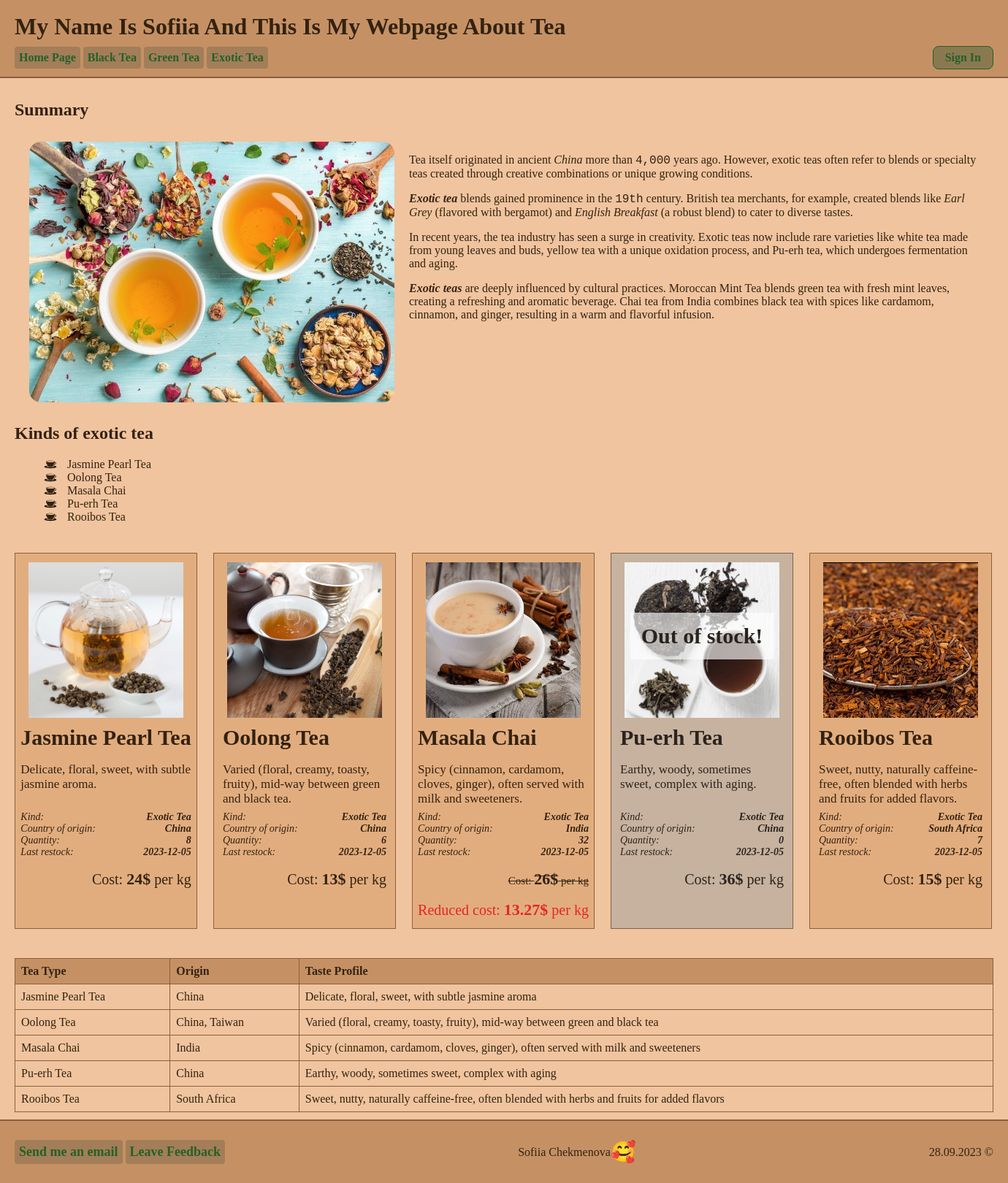
Screenshot of /exoticTea.php with the database file from the repository.
### tables this page shows
CREATE TABLE `tea_inventory` (
  `id` int(11) NOT NULL,
  `tea_id` int(11) NOT NULL,
  `is_available` tinyint(1) NOT NULL,
  `quantity_in_stock` int(11) NOT NULL,
  `last_restock_date` date NOT NULL DEFAULT current_timestamp()
);

CREATE TABLE `tea_varieties` (
  `variety_id` int(11) NOT NULL,
  `variety_name` varchar(80) NOT NULL,
  `cost_per_unit` int(11) NOT NULL,
  `unit` varchar(15) NOT NULL,
  `kind_id` int(11) NOT NULL,
  `origin_id` int(11) NOT NULL,
  `picture_name` varchar(35) NOT NULL,
  `description` text NOT NULL
);

CREATE TABLE `kinds_of_teas` (
  `id` int(20) NOT NULL,
  `tea_kind` varchar(80) NOT NULL
);

CREATE TABLE `countries_of_origin` (
  `country_id` int(11) NOT NULL,
  `country_name` varchar(30) NOT NULL
);

### php/functions/FetchFunctions.php (the view, shortened to what this page needs)
<?php
function listInventoryOfTeas($conn, $teaKind = "all")
{
    $teaKinds = ["all" => 0, "black" => 1, "green" => 2, "exotic" => 3];
    $teaKindId = $teaKinds[$teaKind] ?? 0;
    $sql = "SELECT
    i.id, i.is_available, i.quantity_in_stock, i.last_restock_date,
    v.variety_name, v.cost_per_unit, v.unit, v.kind_id, v.picture_name, v.description,
    k.tea_kind,
    c.country_name
    FROM tea_inventory i
    JOIN tea_varieties v ON i.tea_id=v.variety_id
    JOIN kinds_of_teas k ON v.kind_id=k.id
    JOIN countries_of_origin c ON v.origin_id=c.country_id";
    $whereClause = " WHERE v.kind_id = '$teaKindId'";
    if ($teaKindId) {
        $sql = $sql . $whereClause;
    }
    $result = $conn->query($sql);
    while ($row = $result->fetch_assoc()) {
        $id = $row["id"];
        $isAvailable = $row["is_available"];
        $quantity = $row["quantity_in_stock"];
        $restockDate = $row["last_restock_date"];
        $varietyName = $row["variety_name"];
        $cost = $row["cost_per_unit"];
        $unit = $row["unit"];
        $kindId = $row["kind_id"];
        $pictureName = $row["picture_name"];
        $description = $row["description"];
        $teaKind = $row["tea_kind"];
        $countryName = $row["country_name"];
        $outOfStockClass = !$isAvailable ? " out-of-stock" : "";
        $className = "product-card" . $outOfStockClass;
        $outOfStockMessage = !$isAvailable ? "<h2 class='out-of-stock-message'>Out of stock!</h2>" : "";
        $isCostReduced = $isAvailable && $id % 3 == 1;
        $rawReducedCost = $cost - ($cost * 0.05) - ($kindId * 1.4) - ($id / 1.8);
        $reducedCost = floor($rawReducedCost * 100) / 100;
        $reducedCostMessage = $isCostReduced ? "<p class='reduced-cost'>Reduced cost: <span>$reducedCost$</span> per $unit</p>" : "";
        $costClassName = $isCostReduced ? "cost reduced" : "cost";
        echo "<section class='$className' id='$id'>
        $outOfStockMessage
        <img src='media/tea-varieties/$pictureName.png' alt='$varietyName'>
        <div class='text-container'>
            <h2>$varietyName</h2>
            <p class='description'>$description</p>
            <div class='details'>
                <p>Kind: <span>$teaKind</span></p>
                <p>Country of origin: <span>$countryName</span></p>
                <p>Quantity: <span>$quantity</span></p>
                <p>Last restock: <span>$restockDate</span></p>
            </div>
            <p class='$costClassName'>Cost: <span>$cost$</span> per $unit</p>
            $reducedCostMessage
            </div>
    </section>";
    }
}
?>

### css/style.css (style rules this page uses)
* { box-sizing: border-box; }
html { min-height: 100%; height: 100%; }
body { background-color: rgb(240, 196, 158); color: #332211; margin: 0; min-height: 100%; display: grid; grid-template-rows: auto 1fr auto; }

### css/card-components.css (style rules this page uses)
section.product-card { position: relative; display: flex; flex-direction: column; align-items: center; width: 250px; padding: 12px; border: 1px solid rgb(138, 96, 60); background: rgb(226, 173, 126); }
.out-of-stock { filter: grayscale(0.6); }
.out-of-stock-message { position: absolute; background: #ffffffa4; padding: 15px; transform: translate(-50%, -50%); top: 20%; left: 50%; user-select: none; }
section.product-card h2 { margin-bottom: 0; margin-top: 10px; font-size: 30px; --webkit-line-clamp: 1; overflow: hidden; white-space: nowrap; }
section.product-card img { width: 95%; }
section.product-card .description { height: 50px; font-size: 17px; }
section.product-card .details p { display: flex; justify-content: space-between; margin: 0; font-style: italic; font-size: 14px; }
section.product-card .details p span { font-weight: bold; }
section.product-card .cost { text-align: right; font-size: 20px; margin: 16px 0 0; }
section.product-card .cost span { font-size: 22px; font-weight: bold; }
section.product-card .cost.reduced { font-size: 15px; text-decoration: line-through; }
section.product-card .reduced-cost { text-align: right; font-size: 20px; margin: 16px 0 0; color: rgb(230, 38, 38); --webkit-line-clamp: 1; overflow: hidden; white-space: nowrap; }
section.product-card .reduced-cost span { font-size: 22px; font-weight: bold; }

### rows the page displays
tea_inventory: tea.picture_name (picture), tea.variety_name "Jasmine Pearl Tea", tea.description "Delicate, floral, sweet, with subtle jasmine aroma.", kinds_of_teas.tea_kind "Exotic Tea", countries_of_origin.country_name "China", quantity_in_stock "8", last_restock_date "2023-12-05", tea.cost_per_unit "24", tea.unit "kg"
tea_inventory: tea.picture_name (picture), tea.variety_name "Oolong Tea", tea.description "Varied (floral, creamy, toasty, fruity), mid-way between green and black tea.", kinds_of_teas.tea_kind "Exotic Tea", countries_of_origin.country_name "China", quantity_in_stock "6", last_restock_date "2023-12-05", tea.cost_per_unit "13", tea.unit "kg"
tea_inventory: tea.picture_name (picture), tea.variety_name "Masala Chai", tea.description "Spicy (cinnamon, cardamom, cloves, ginger), often served with milk and sweeteners.", kinds_of_teas.tea_kind "Exotic Tea", countries_of_origin.country_name "India", quantity_in_stock "32", last_restock_date "2023-12-05", tea.cost_per_unit "26", tea.unit "kg", reducedCost "13.27"
tea_inventory: is_available "Out of stock!", tea.picture_name (picture), tea.variety_name "Pu-erh Tea", tea.description "Earthy, woody, sometimes sweet, complex with aging.", kinds_of_teas.tea_kind "Exotic Tea", countries_of_origin.country_name "China", quantity_in_stock "0", last_restock_date "2023-12-05", tea.cost_per_unit "36", tea.unit "kg"
tea_inventory: tea.picture_name (picture), tea.variety_name "Rooibos Tea", tea.description "Sweet, nutty, naturally caffeine-free, often blended with herbs and fruits for added flavors.", kinds_of_teas.tea_kind "Exotic Tea", countries_of_origin.country_name "South Africa", quantity_in_stock "7", last_restock_date "2023-12-05", tea.cost_per_unit "15", tea.unit "kg"
